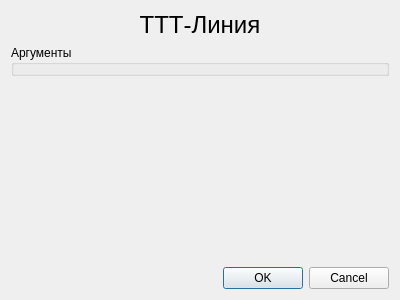
<?xml version="1.0" encoding="UTF-8"?>
<ui version="4.0">
 <class>TTTLineDialog</class>
 <widget class="QDialog" name="TTTLineDialog">
  <property name="geometry">
   <rect>
    <x>0</x>
    <y>0</y>
    <width>400</width>
    <height>300</height>
   </rect>
  </property>
  <property name="windowTitle">
   <string>ТТТ-Линия</string>
  </property>
  <property name="toolTip">
   <string>&lt;html&gt;&lt;head/&gt;&lt;body&gt;&lt;p align=&quot;justify&quot;&gt;&lt;span style=&quot; font-size:12pt;&quot;&gt;Быстрая клавиша &lt;/span&gt;&lt;span style=&quot; font-size:12pt; color:#3300ff;&quot;&gt;Shift+1 &lt;/span&gt;&lt;span style=&quot; font-size:12pt;&quot;&gt;&lt;br/&gt;TTТ ЛИНИЯ [&lt;/span&gt;&lt;span style=&quot; font-size:12pt; font-weight:600;&quot;&gt;ТН, ТК,&lt;/span&gt;&lt;span style=&quot; font-size:12pt;&quot;&gt;(&lt;/span&gt;&lt;span style=&quot; font-size:12pt; font-style:italic;&quot;&gt;СКОРОСТЬ&lt;/span&gt;&lt;span style=&quot; font-size:12pt;&quot;&gt;)] &lt;br/&gt;Перемещение по прямой из точки в точку с номером в пространстве. &lt;br/&gt;&lt;/span&gt;&lt;span style=&quot; font-size:12pt; font-weight:600;&quot;&gt;ТН&lt;/span&gt;&lt;span style=&quot; font-size:12pt;&quot;&gt; – точка начальная. &lt;br/&gt;&lt;/span&gt;&lt;span style=&quot; font-size:12pt; font-weight:600;&quot;&gt;TK&lt;/span&gt;&lt;span style=&quot; font-size:12pt;&quot;&gt; – точка конечная. &lt;br/&gt;Отличие этой команды от команды ТТ ЛИНИЯ в том, что эта команда работает в пространстве, а ТТ ЛИНИЯ на плоскости. &lt;br/&gt;(&lt;/span&gt;&lt;span style=&quot; font-size:12pt; font-style:italic;&quot;&gt;СКОРОСТЬ&lt;/span&gt;&lt;span style=&quot; font-size:12pt;&quot;&gt;)Скорость выполнения оператора (необязательный параметр). &lt;/span&gt;&lt;/p&gt;&lt;/body&gt;&lt;/html&gt;</string>
  </property>
  <property name="whatsThis">
   <string>&lt;html&gt;&lt;head/&gt;&lt;body&gt;&lt;p align=&quot;justify&quot;&gt;&lt;span style=&quot; font-size:12pt;&quot;&gt;Быстрая клавиша &lt;/span&gt;&lt;span style=&quot; font-size:12pt; color:#3300ff;&quot;&gt;Shift+1 &lt;/span&gt;&lt;span style=&quot; font-size:12pt;&quot;&gt;&lt;br/&gt;TTТ ЛИНИЯ [&lt;/span&gt;&lt;span style=&quot; font-size:12pt; font-weight:600;&quot;&gt;ТН, ТК,&lt;/span&gt;&lt;span style=&quot; font-size:12pt;&quot;&gt;(&lt;/span&gt;&lt;span style=&quot; font-size:12pt; font-style:italic;&quot;&gt;СКОРОСТЬ&lt;/span&gt;&lt;span style=&quot; font-size:12pt;&quot;&gt;)] &lt;br/&gt;Перемещение по прямой из точки в точку с номером в пространстве. &lt;br/&gt;&lt;/span&gt;&lt;span style=&quot; font-size:12pt; font-weight:600;&quot;&gt;ТН&lt;/span&gt;&lt;span style=&quot; font-size:12pt;&quot;&gt; – точка начальная. &lt;br/&gt;&lt;/span&gt;&lt;span style=&quot; font-size:12pt; font-weight:600;&quot;&gt;TK&lt;/span&gt;&lt;span style=&quot; font-size:12pt;&quot;&gt; – точка конечная. &lt;br/&gt;Отличие этой команды от команды ТТ ЛИНИЯ в том, что эта команда работает в пространстве, а ТТ ЛИНИЯ на плоскости. &lt;br/&gt;(&lt;/span&gt;&lt;span style=&quot; font-size:12pt; font-style:italic;&quot;&gt;СКОРОСТЬ&lt;/span&gt;&lt;span style=&quot; font-size:12pt;&quot;&gt;)Скорость выполнения оператора (необязательный параметр). &lt;/span&gt;&lt;/p&gt;&lt;/body&gt;&lt;/html&gt;</string>
  </property>
  <layout class="QGridLayout" name="gridLayout">
   <item row="1" column="0" colspan="2">
    <widget class="QGroupBox" name="tttline_groupBox_arguments">
     <property name="title">
      <string>Аргументы</string>
     </property>
    </widget>
   </item>
   <item row="0" column="0" colspan="2">
    <widget class="QLabel" name="tttline_label_title">
     <property name="sizePolicy">
      <sizepolicy hsizetype="Preferred" vsizetype="Fixed">
       <horstretch>0</horstretch>
       <verstretch>0</verstretch>
      </sizepolicy>
     </property>
     <property name="font">
      <font>
       <pointsize>18</pointsize>
      </font>
     </property>
     <property name="text">
      <string>ТТТ-Линия</string>
     </property>
     <property name="alignment">
      <set>Qt::AlignCenter</set>
     </property>
    </widget>
   </item>
   <item row="3" column="0" colspan="2">
    <widget class="QDialogButtonBox" name="buttonBox">
     <property name="orientation">
      <enum>Qt::Horizontal</enum>
     </property>
     <property name="standardButtons">
      <set>QDialogButtonBox::Cancel|QDialogButtonBox::Ok</set>
     </property>
    </widget>
   </item>
   <item row="2" column="0" colspan="2">
    <spacer name="verticalSpacer">
     <property name="orientation">
      <enum>Qt::Vertical</enum>
     </property>
     <property name="sizeHint" stdset="0">
      <size>
       <width>20</width>
       <height>100</height>
      </size>
     </property>
    </spacer>
   </item>
  </layout>
 </widget>
 <resources/>
 <connections>
  <connection>
   <sender>buttonBox</sender>
   <signal>accepted()</signal>
   <receiver>TTTLineDialog</receiver>
   <slot>accept()</slot>
   <hints>
    <hint type="sourcelabel">
     <x>248</x>
     <y>254</y>
    </hint>
    <hint type="destinationlabel">
     <x>157</x>
     <y>274</y>
    </hint>
   </hints>
  </connection>
  <connection>
   <sender>buttonBox</sender>
   <signal>rejected()</signal>
   <receiver>TTTLineDialog</receiver>
   <slot>reject()</slot>
   <hints>
    <hint type="sourcelabel">
     <x>316</x>
     <y>260</y>
    </hint>
    <hint type="destinationlabel">
     <x>286</x>
     <y>274</y>
    </hint>
   </hints>
  </connection>
 </connections>
</ui>
